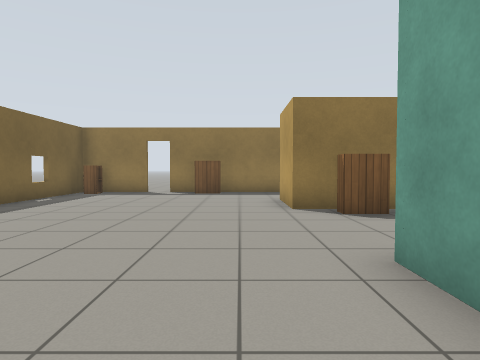
[1] (above)

16 first-person views from a walk through a world built for the Gazebo simulator. The camera is 0.9 m above the floor, tilts 2° down and sees 75° across. The floor is counted in squares, 1 m on a side. Each view is taken from the middle of a square. On the plan, view 1 faces up. The plan holds only what a view shows up to about 11 squares ahead; the rest is blank. Simple patterns stand in for the simulator's built-in surfaces.

[2]
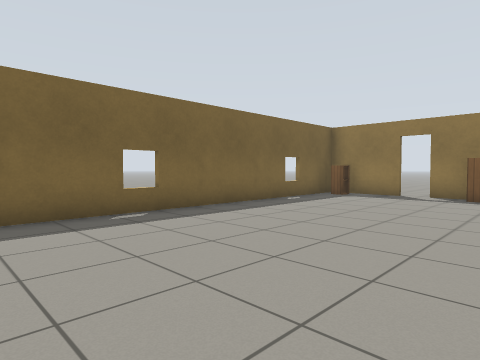

[3]
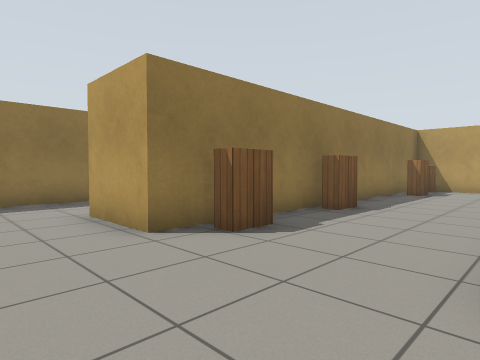

[4]
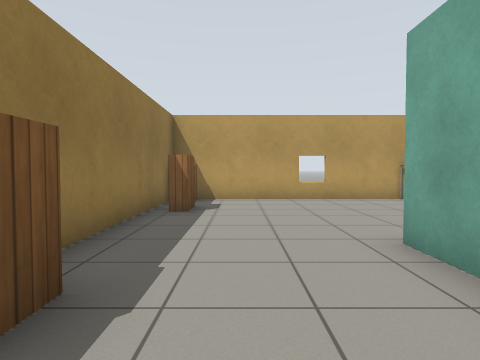

[5]
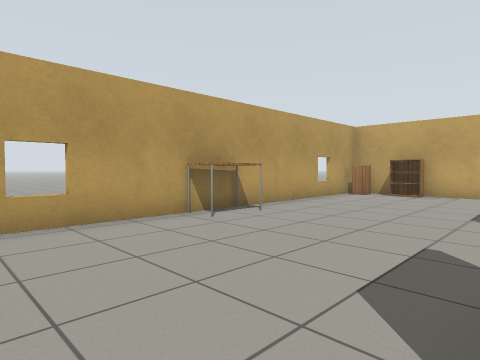

[6]
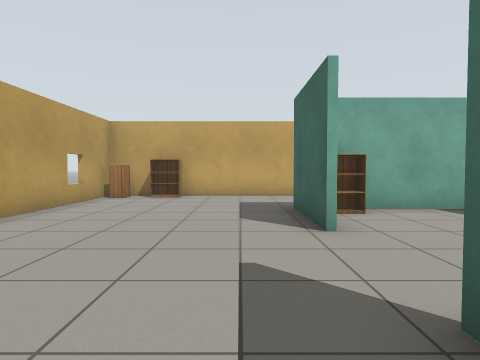

[7]
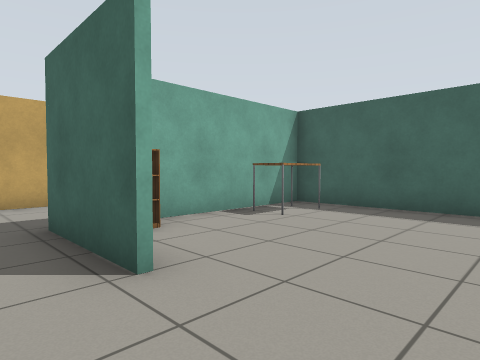

[8]
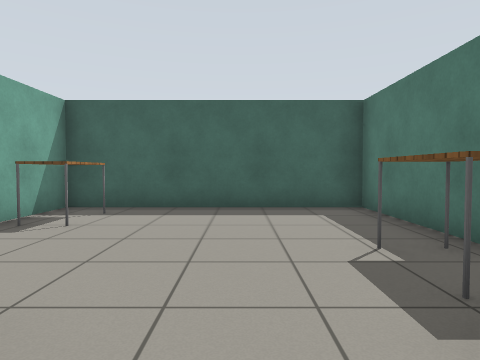

[9]
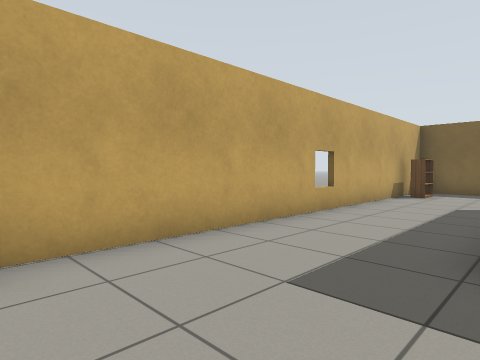

[10]
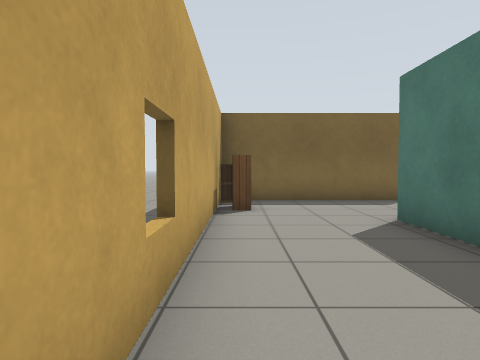

[11]
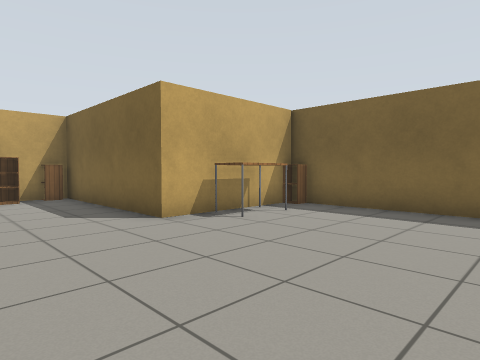

[12]
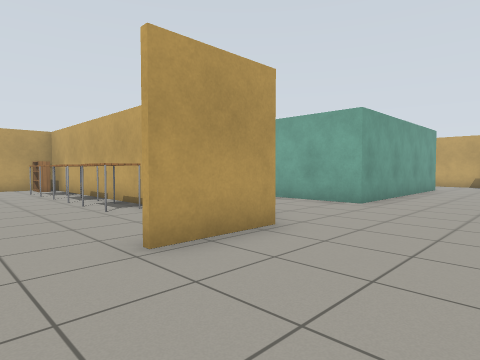

[13]
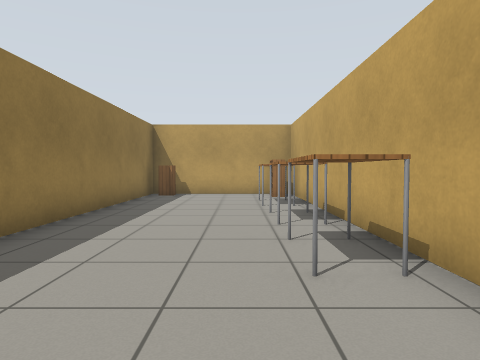

[14]
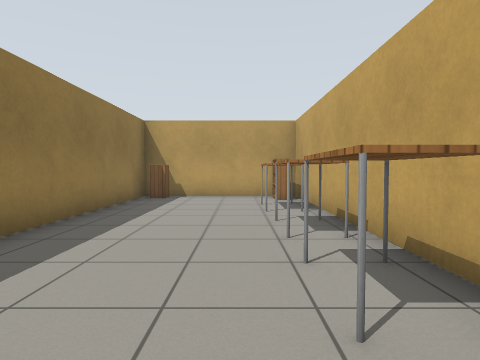

[15]
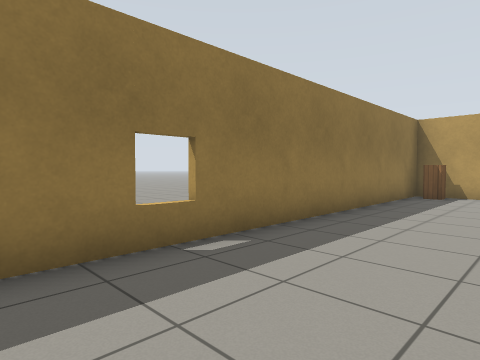

[16]
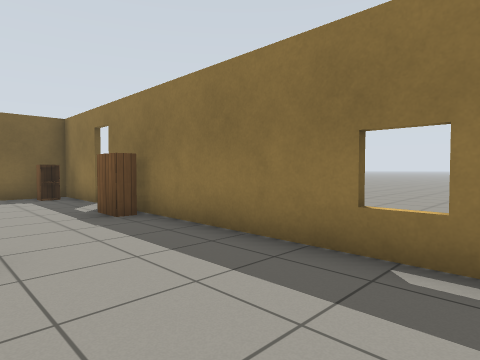

### Floor plan
Points are (right, up) in squares from view 1. A wall is a line through its corners. A room is listed if a view was taken in it or the views show most of it. See-through windows are left out.
Room 1 (views 1, 2, 3, 4, 5, 6, 7, 8, 9, 10, 11, 12)
walls: (1.5, -1.1) (1.5, 3) (4.4, 3); (5.4, 2.9) (1.7, 2.9) (1.7, -4.1) (6.9, -4.1); (6.5, 3) (7.9, 3); (7.8, -1.4) (7.8, -4.3); (3.5, -4.2) (1.5, -4.2); (13.3, 0.5) (13.3, 5.5); (-2, -7.5) (11.8, -7.5); (-5.5, -2.1) (-2, -2.1) (-2, -6.5); (13.3, -6.5) (13.3, -1.4); (13.3, 7) (1.2, 7) (1.2, 9.4); (1.5, 12.2) (-2.7, 12.2); (-3.5, 12.2) (-6.1, 12.2) (-6.1, -1.5)
ways out: opening at (1, 10.5) to room 2; opening at (12, 6); open door at (-3, 12)
objects: cabinet (-5, 12); table (-4, -1); bookshelf (-1, 12); bookshelf (0, -7); bookshelf (2, 6) to (3, 6); table (3, -3) to (4, -3); table (6, 2) to (7, 2); bookshelf (6, 6); bookshelf (7, -3); bookshelf (11, -7) to (12, -7); bookshelf (11, 6); cabinet (13, -7); table (13, -1) to (13, 0)
Room 2 (views 13, 14, 15, 16)
walls: (4.4, 7.2) (13.3, 7.2) (13.3, 11.5); (12.5, 12.2) (1.5, 12.2)
ways out: opening at (1, 10.5) to room 1
objects: table (5, 8) to (6, 8); table (7, 8) to (8, 8); table (10, 8) to (11, 8); bookshelf (12, 8) to (13, 8)

Positions as (right, up) in squares from view 1, and headings:
1: (0, 0), facing up
2: (0, 1), facing up-left
3: (-1, 3), facing up-right
4: (4, 5), facing right
5: (8, 4), facing down-right
6: (9, 3), facing down
7: (9, 1), facing down-left
8: (9, 0), facing left
9: (11, -4), facing down-left
10: (7, -7), facing left
11: (1, 3), facing down-left
12: (-2, 11), facing down-right
13: (2, 9), facing right
14: (3, 9), facing right
15: (2, 9), facing up-right
16: (5, 9), facing up-left
